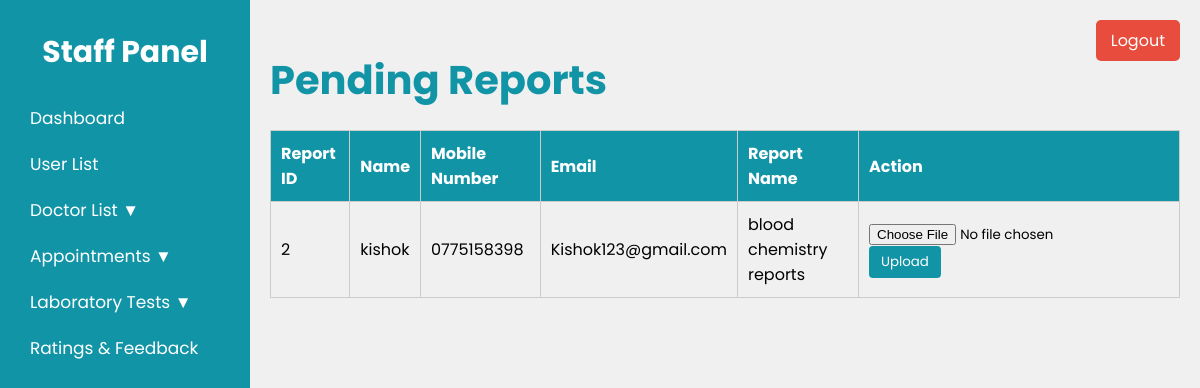
/Staff/pending_reports.php (signed in), run on the app's committed database.
### tables this page shows
CREATE TABLE IF NOT EXISTS `test_requests` (
  `id` int NOT NULL AUTO_INCREMENT,
  `name` varchar(255) DEFAULT NULL,
  `mobile_number` varchar(15) DEFAULT NULL,
  `email` varchar(255) DEFAULT NULL,
  `report_name` varchar(255) DEFAULT NULL,
  PRIMARY KEY (`id`)
);

### Staff/pending_reports.php (the view, shortened to what this page needs)
<?php
include('connect.php');
$pending_reports = [];
$sql = "SELECT * FROM test_requests";
$result = mysqli_query($conn, $sql);
while ($row = mysqli_fetch_assoc($result)) {
    $pending_reports[] = $row;
}
?>
<!DOCTYPE html>
<html>
<head>
    <link rel="stylesheet" type="text/css" href="pending_reports.css">
</head>
<body>
    <div class="staff-container">
        <nav class="sidebar">
            <h2>Staff Panel</h2>
            <ul>
                <li><a href="dashboard.php">Dashboard</a></li>
                <li><a href="user_List.php">User List</a></li>
                <li>
                    <a href="#">Doctor List ▼</a>
                </li>
                <li>
                    <a href="#">Appointments ▼</a>
                </li>
                <li>
                    <a href="#">Laboratory Tests ▼</a>
                </li>
                <li><a href="feedback.php">Ratings & Feedback</a></li>
            </ul>
        </nav>
        <div class="main-content">
            <h1 class="tittle">Pending Reports</h1>
            <table class="report-table">
                <thead>
                    <tr>
                        <th>Report ID</th>
                        <th>Name</th>
                        <th>Mobile Number</th>
                        <th>Email</th>
                        <th>Report Name</th>
                        <th>Action</th>
                    </tr>
                </thead>
                <tbody>
                    <?php foreach ($pending_reports as $report): ?>
                        <tr>
                            <td><?php echo $report['id']; ?></td>
                            <td><?php echo $report['name']; ?></td>
                            <td><?php echo $report['mobile_number']; ?></td>
                            <td><?php echo $report['email']; ?></td>
                            <td><?php echo $report['report_name']; ?></td>
                            <td>
                                <form method="POST" enctype="multipart/form-data">
                                    <input type="file" name="reportFile" required>
                                    <button class="up-btn" type="submit">Upload</button>
                                </form>
                            </td>
                        </tr>
                    <?php endforeach; ?>
                </tbody>
            </table>
        </div>
    </div>
    <a href="logout.php" class="logout-btn">Logout</a>
</body>
</html>

### Staff/pending_reports.css (style rules this page uses)
* { margin: 0; padding: 0; font-family: "Poppins", serif; }
body { background-color: #f0f0f0; position: relative; }
.staff-container { display: flex; flex-direction: row; }
.sidebar { width: 250px; background-color: #1294A7; color: white; height: 100vh; padding-top: 20px; display: flex; flex-direction: column; position: fixed; }
.sidebar h2 { color: white; text-align: center; padding-top: 10px; margin-bottom: 20px; font-size: 30px; }
.sidebar ul { list-style-type: none; padding: 0; }
.sidebar ul li { font-size: 17px; padding: 10px 20px; }
.sidebar ul li a { color: white; text-decoration: none; display: block; padding-left:10px; border-radius: 5px; transition:transform 0.3s, background-color 0.3s ease; }
.main-content { flex-grow: 1; margin-top: 30px; padding: 20px; margin-left: 250px; }
.main-content .tittle { color: #1294A7; font-size: 40px; }
.logout-btn { position: fixed; top: 20px; right: 20px; background-color: #e74c3c; text-align: center; color: white; padding: 8px 15px; border: none; border-radius: 5px; text-decoration: none; transition: background-color 0.3s ease; }
.report-table { width: 100%; margin-top: 20px; border-collapse: collapse; }
.report-table th, .report-table td { border: 1px solid #ccc; padding: 10px; text-align: left; }
.report-table th { background-color: #1294A7; color: white; }
.up-btn { padding: 6px 12px; margin-right: 5px; text-decoration: none; color: #fff; background-color: #1294A7; border: none; border-radius: 4px; transition: background-color 0.3s; }

### data on the page
test_requests: id "2", name "kishok", mobile_number "0775158398", email "Kishok123@gmail.com", report_name "blood chemistry reports"
